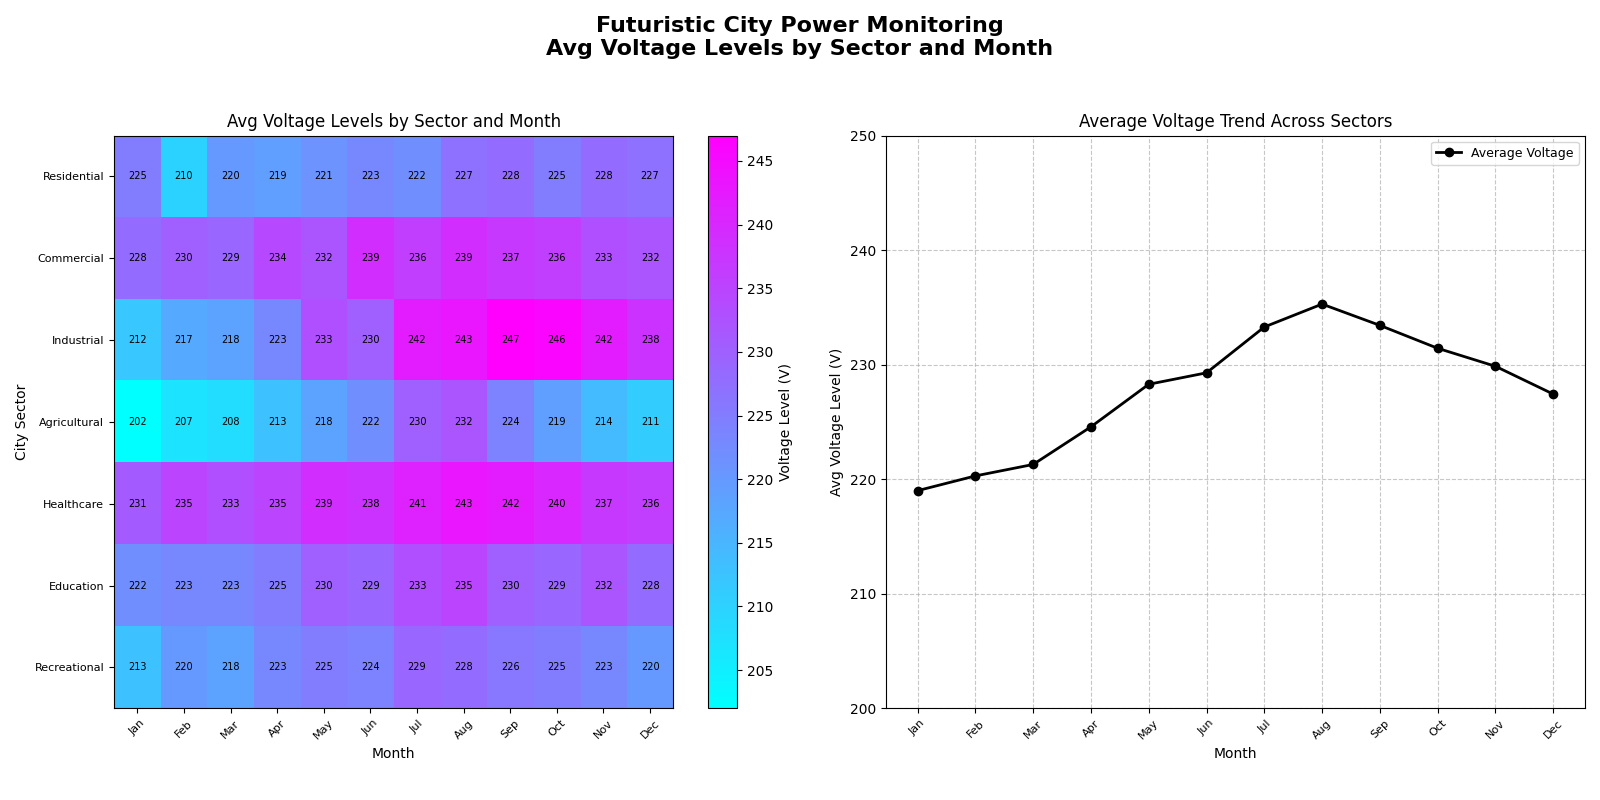

Source code (Python):
import matplotlib.pyplot as plt
import numpy as np

sectors = ['Residential', 'Commercial', 'Industrial', 'Agricultural', 'Healthcare', 'Education', 'Recreational']
months = ['Jan', 'Feb', 'Mar', 'Apr', 'May', 'Jun', 'Jul', 'Aug', 'Sep', 'Oct', 'Nov', 'Dec']

# Manually altered data to simulate random changes while preserving dimensions
voltage_levels = np.array([
    [225, 210, 220, 219, 221, 223, 222, 227, 228, 225, 228, 227],  # Residential
    [228, 230, 229, 234, 232, 239, 236, 239, 237, 236, 233, 232],  # Commercial
    [212, 217, 218, 223, 233, 230, 242, 243, 247, 246, 242, 238],  # Industrial
    [202, 207, 208, 213, 218, 222, 230, 232, 224, 219, 214, 211],  # Agricultural
    [231, 235, 233, 235, 239, 238, 241, 243, 242, 240, 237, 236],  # Healthcare
    [222, 223, 223, 225, 230, 229, 233, 235, 230, 229, 232, 228],  # Education
    [213, 220, 218, 223, 225, 224, 229, 228, 226, 225, 223, 220]   # Recreational
])

average_voltage = np.mean(voltage_levels, axis=0)

fig, axes = plt.subplots(nrows=1, ncols=2, figsize=(16, 8))
fig.suptitle('Futuristic City Power Monitoring\nAvg Voltage Levels by Sector and Month', fontsize=16, fontweight='bold')

heatmap = axes[0].imshow(voltage_levels, cmap='cool', aspect='auto', interpolation='nearest')
cbar = fig.colorbar(heatmap, ax=axes[0])
cbar.set_label('Voltage Level (V)', fontsize=10)

axes[0].set_title('Avg Voltage Levels by Sector and Month', fontsize=12)
axes[0].set_xlabel('Month', fontsize=10)
axes[0].set_ylabel('City Sector', fontsize=10)
axes[0].set_xticks(np.arange(len(months)))
axes[0].set_xticklabels(months, fontsize=8, rotation=45)
axes[0].set_yticks(np.arange(len(sectors)))
axes[0].set_yticklabels(sectors, fontsize=8)

for i in range(len(sectors)):
    for j in range(len(months)):
        axes[0].text(j, i, f"{voltage_levels[i, j]}", ha='center', va='center', color='black', fontsize=7)

axes[1].plot(months, average_voltage, marker='o', color='black', linewidth=2, label='Average Voltage')
axes[1].set_title('Average Voltage Trend Across Sectors', fontsize=12)
axes[1].set_xlabel('Month', fontsize=10)
axes[1].set_ylabel('Avg Voltage Level (V)', fontsize=10)
axes[1].set_xticks(np.arange(len(months)))
axes[1].set_xticklabels(months, fontsize=8, rotation=45)
axes[1].grid(True, linestyle='--', alpha=0.7)
axes[1].legend(fontsize=9)
axes[1].set_ylim(200, 250)

plt.tight_layout(rect=[0, 0.03, 1, 0.95])
plt.show()
